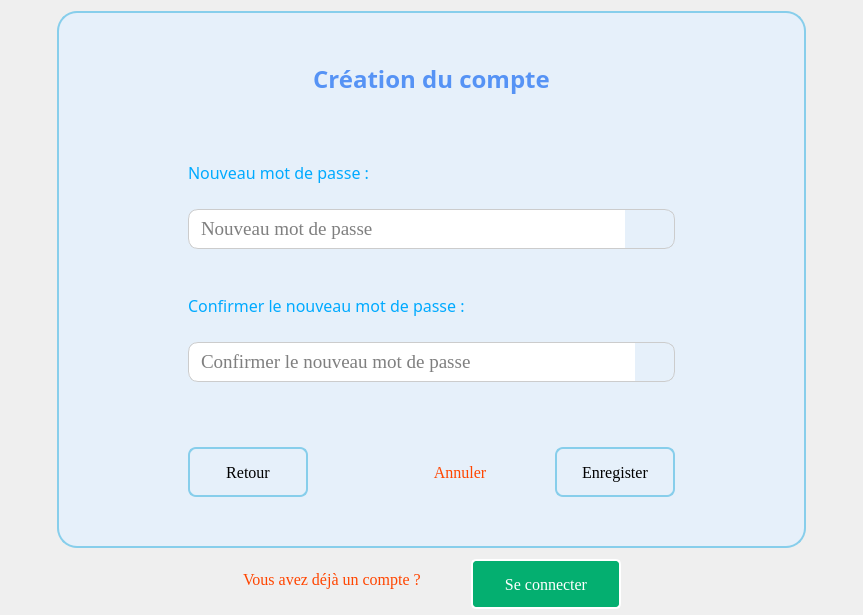
          <widget class="QWidget" name="page_3">
           <layout class="QGridLayout" name="gridLayout_5">
            <item row="0" column="1">
             <widget class="QFrame" name="frame_4">
              <property name="sizePolicy">
               <sizepolicy hsizetype="Expanding" vsizetype="Preferred">
                <horstretch>0</horstretch>
                <verstretch>0</verstretch>
               </sizepolicy>
              </property>
              <property name="styleSheet">
               <string notr="true">QFrame {
border : 2px solid skyblue;
background-color : #E6F0FA;
border-radius : 20px;
padding-left : 120px;
padding-right : 120px;
}</string>
              </property>
              <property name="frameShape">
               <enum>QFrame::Shape::StyledPanel</enum>
              </property>
              <property name="frameShadow">
               <enum>QFrame::Shadow::Raised</enum>
              </property>
              <layout class="QGridLayout" name="gridLayout_7">
               <property name="horizontalSpacing">
                <number>0</number>
               </property>
               <property name="verticalSpacing">
                <number>25</number>
               </property>
               <item row="7" column="0" colspan="2">
                <widget class="QLineEdit" name="creerConfirmerMdp">
                 <property name="sizePolicy">
                  <sizepolicy hsizetype="Expanding" vsizetype="Expanding">
                   <horstretch>0</horstretch>
                   <verstretch>0</verstretch>
                  </sizepolicy>
                 </property>
                 <property name="minimumSize">
                  <size>
                   <width>100</width>
                   <height>40</height>
                  </size>
                 </property>
                 <property name="maximumSize">
                  <size>
                   <width>16777215</width>
                   <height>40</height>
                  </size>
                 </property>
                 <property name="font">
                  <font>
                   <family>Times New Roman</family>
                   <pointsize>14</pointsize>
                  </font>
                 </property>
                 <property name="styleSheet">
                  <string notr="true">QLineEdit {
  border: 1px solid #ccc;
border-top-left-radius : 10px;
border-bottom-left-radius : 10px;
border-right: none;
padding-left : 10px;
}
QLineEdit:focus {
background-color : white;
border : 1px solid #a5a5a5;
}</string>
                 </property>
                 <property name="maxLength">
                  <number>12</number>
                 </property>
                 <property name="echoMode">
                  <enum>QLineEdit::EchoMode::Password</enum>
                 </property>
                 <property name="placeholderText">
                  <string>Confirmer le nouveau mot de passe</string>
                 </property>
                </widget>
               </item>
               <item row="4" column="0">
                <widget class="QLineEdit" name="creerNouveauMdp">
                 <property name="sizePolicy">
                  <sizepolicy hsizetype="Expanding" vsizetype="Expanding">
                   <horstretch>0</horstretch>
                   <verstretch>0</verstretch>
                  </sizepolicy>
                 </property>
                 <property name="minimumSize">
                  <size>
                   <width>100</width>
                   <height>40</height>
                  </size>
                 </property>
                 <property name="maximumSize">
                  <size>
                   <width>16777215</width>
                   <height>40</height>
                  </size>
                 </property>
                 <property name="font">
                  <font>
                   <family>Times New Roman</family>
                   <pointsize>14</pointsize>
                  </font>
                 </property>
                 <property name="styleSheet">
                  <string notr="true">QLineEdit {
  border: 1px solid #ccc;
border-top-left-radius : 10px;
border-bottom-left-radius : 10px;
border-right: none;
padding-left : 10px;
}
QLineEdit:focus {
background-color : white;
border : 1px solid #a5a5a5;
}</string>
                 </property>
                 <property name="maxLength">
                  <number>12</number>
                 </property>
                 <property name="echoMode">
                  <enum>QLineEdit::EchoMode::Password</enum>
                 </property>
                 <property name="placeholderText">
                  <string>Nouveau mot de passe</string>
                 </property>
                </widget>
               </item>
               <item row="10" column="0">
                <spacer name="verticalSpacer_15">
                 <property name="orientation">
                  <enum>Qt::Orientation::Vertical</enum>
                 </property>
                 <property name="sizeType">
                  <enum>QSizePolicy::Policy::Preferred</enum>
                 </property>
                 <property name="sizeHint" stdset="0">
                  <size>
                   <width>20</width>
                   <height>40</height>
                  </size>
                 </property>
                </spacer>
               </item>
               <item row="3" column="0">
                <widget class="QLabel" name="label_16">
                 <property name="sizePolicy">
                  <sizepolicy hsizetype="Fixed" vsizetype="Fixed">
                   <horstretch>0</horstretch>
                   <verstretch>0</verstretch>
                  </sizepolicy>
                 </property>
                 <property name="font">
                  <font>
                   <family>Calisto MT</family>
                   <pointsize>12</pointsize>
                  </font>
                 </property>
                 <property name="styleSheet">
                  <string notr="true">border : none;
color: #00aaff;
padding : 0px;</string>
                 </property>
                 <property name="text">
                  <string>Nouveau mot de passe :</string>
                 </property>
                </widget>
               </item>
               <item row="6" column="0">
                <widget class="QLabel" name="label_14">
                 <property name="sizePolicy">
                  <sizepolicy hsizetype="Fixed" vsizetype="Fixed">
                   <horstretch>0</horstretch>
                   <verstretch>0</verstretch>
                  </sizepolicy>
                 </property>
                 <property name="font">
                  <font>
                   <family>Calisto MT</family>
                   <pointsize>12</pointsize>
                  </font>
                 </property>
                 <property name="styleSheet">
                  <string notr="true">border : none;
color: #00aaff;
padding : 0px;</string>
                 </property>
                 <property name="text">
                  <string>Confirmer le nouveau mot de passe :</string>
                 </property>
                </widget>
               </item>
               <item row="9" column="0" colspan="3">
                <layout class="QHBoxLayout" name="horizontalLayout_13">
                 <property name="spacing">
                  <number>0</number>
                 </property>
                 <property name="leftMargin">
                  <number>0</number>
                 </property>
                 <property name="topMargin">
                  <number>0</number>
                 </property>
                 <property name="rightMargin">
                  <number>0</number>
                 </property>
                 <property name="bottomMargin">
                  <number>0</number>
                 </property>
                 <item alignment="Qt::AlignmentFlag::AlignLeft">
                  <widget class="QPushButton" name="btnRetour2">
                   <property name="sizePolicy">
                    <sizepolicy hsizetype="Fixed" vsizetype="Fixed">
                     <horstretch>0</horstretch>
                     <verstretch>0</verstretch>
                    </sizepolicy>
                   </property>
                   <property name="minimumSize">
                    <size>
                     <width>120</width>
                     <height>50</height>
                    </size>
                   </property>
                   <property name="maximumSize">
                    <size>
                     <width>120</width>
                     <height>60</height>
                    </size>
                   </property>
                   <property name="font">
                    <font>
                     <family>Georgia</family>
                     <pointsize>12</pointsize>
                    </font>
                   </property>
                   <property name="styleSheet">
                    <string notr="true">QPushButton {
    background: qlineargradient(x1:0, y1:0, x2:0, y2:1,
                                stop:0 #00aaff, stop:1 #f0f0f0);
    border: 2px solid skyblue;
    border-radius: 8px;
    padding: 5px;
    color: black;
}

QPushButton:hover {
    background: qlineargradient(x1:0, y1:0, x2:0, y2:1,
                                stop:0 #f0f0f0, stop:1 #00aaff);
    border: 2px solid skyblue;
}

QPushButton:pressed {
    background: qlineargradient(x1:0, y1:0, x2:0, y2:1,
                                stop:0 #f0f0f0, stop:1 #0080ff);
    border: 2px solid teal;
}</string>
                   </property>
                   <property name="text">
                    <string>Retour</string>
                   </property>
                   <property name="icon">
                    <iconset resource="ressources/icons.qrc">
                     <normaloff>:/icons/retour.png</normaloff>:/icons/retour.png</iconset>
                   </property>
                   <property name="iconSize">
                    <size>
                     <width>20</width>
                     <height>20</height>
                    </size>
                   </property>
                  </widget>
                 </item>
                 <item>
                  <spacer name="horizontalSpacer_4">
                   <property name="orientation">
                    <enum>Qt::Orientation::Horizontal</enum>
                   </property>
                   <property name="sizeHint" stdset="0">
                    <size>
                     <width>40</width>
                     <height>20</height>
                    </size>
                   </property>
                  </spacer>
                 </item>
                 <item>
                  <widget class="QPushButton" name="btnAnnuler2">
                   <property name="sizePolicy">
                    <sizepolicy hsizetype="Fixed" vsizetype="Fixed">
                     <horstretch>0</horstretch>
                     <verstretch>0</verstretch>
                    </sizepolicy>
                   </property>
                   <property name="minimumSize">
                    <size>
                     <width>150</width>
                     <height>50</height>
                    </size>
                   </property>
                   <property name="maximumSize">
                    <size>
                     <width>150</width>
                     <height>60</height>
                    </size>
                   </property>
                   <property name="font">
                    <font>
                     <family>Georgia</family>
                     <pointsize>12</pointsize>
                    </font>
                   </property>
                   <property name="styleSheet">
                    <string notr="true">QPushButton {
border : none;
color : orangered;
background-color : #E6F0FA;
}
QPushButton:hover {
text-decoration : underline;
}</string>
                   </property>
                   <property name="text">
                    <string>Annuler</string>
                   </property>
                   <property name="iconSize">
                    <size>
                     <width>20</width>
                     <height>20</height>
                    </size>
                   </property>
                  </widget>
                 </item>
                 <item>
                  <spacer name="horizontalSpacer_17">
                   <property name="orientation">
                    <enum>Qt::Orientation::Horizontal</enum>
                   </property>
                   <property name="sizeType">
                    <enum>QSizePolicy::Policy::Preferred</enum>
                   </property>
                   <property name="sizeHint" stdset="0">
                    <size>
                     <width>20</width>
                     <height>20</height>
                    </size>
                   </property>
                  </spacer>
                 </item>
                 <item>
                  <widget class="QPushButton" name="btnEnregistrer">
                   <property name="enabled">
                    <bool>true</bool>
                   </property>
                   <property name="sizePolicy">
                    <sizepolicy hsizetype="Fixed" vsizetype="Fixed">
                     <horstretch>0</horstretch>
                     <verstretch>0</verstretch>
                    </sizepolicy>
                   </property>
                   <property name="minimumSize">
                    <size>
                     <width>120</width>
                     <height>50</height>
                    </size>
                   </property>
                   <property name="maximumSize">
                    <size>
                     <width>150</width>
                     <height>50</height>
                    </size>
                   </property>
                   <property name="font">
                    <font>
                     <family>Georgia</family>
                     <pointsize>12</pointsize>
                    </font>
                   </property>
                   <property name="styleSheet">
                    <string notr="true">QPushButton {
    background: qlineargradient(x1:0, y1:0, x2:0, y2:1,
                                stop:0 #00aaff, stop:1 #f0f0f0);
    border: 2px solid skyblue;
    border-radius: 8px;
    padding: 5px;
    color: black;
}

QPushButton:hover {
    background: qlineargradient(x1:0, y1:0, x2:0, y2:1,
                                stop:0 #f0f0f0, stop:1 #00aaff);
    border: 2px solid skyblue;
}

QPushButton:pressed {
    background: qlineargradient(x1:0, y1:0, x2:0, y2:1,
                                stop:0 #f0f0f0, stop:1 #0080ff);
    border: 2px solid teal;
}</string>
                   </property>
                   <property name="text">
                    <string>Enregister</string>
                   </property>
                   <property name="icon">
                    <iconset theme="QIcon::ThemeIcon::DocumentSave"/>
                   </property>
                   <property name="iconSize">
                    <size>
                     <width>20</width>
                     <height>20</height>
                    </size>
                   </property>
                  </widget>
                 </item>
                </layout>
               </item>
               <item row="0" column="0">
                <spacer name="verticalSpacer_5">
                 <property name="orientation">
                  <enum>Qt::Orientation::Vertical</enum>
                 </property>
                 <property name="sizeType">
                  <enum>QSizePolicy::Policy::Preferred</enum>
                 </property>
                 <property name="sizeHint" stdset="0">
                  <size>
                   <width>20</width>
                   <height>40</height>
                  </size>
                 </property>
                </spacer>
               </item>
               <item row="1" column="0" colspan="3">
                <widget class="QLabel" name="label_162">
                 <property name="sizePolicy">
                  <sizepolicy hsizetype="Preferred" vsizetype="Fixed">
                   <horstretch>0</horstretch>
                   <verstretch>0</verstretch>
                  </sizepolicy>
                 </property>
                 <property name="font">
                  <font>
                   <family>Calisto MT</family>
                   <pointsize>18</pointsize>
                   <bold>true</bold>
                  </font>
                 </property>
                 <property name="styleSheet">
                  <string notr="true">color: #5693f5;
border : none;</string>
                 </property>
                 <property name="text">
                  <string>Création du compte</string>
                 </property>
                 <property name="textFormat">
                  <enum>Qt::TextFormat::AutoText</enum>
                 </property>
                 <property name="alignment">
                  <set>Qt::AlignmentFlag::AlignCenter</set>
                 </property>
                 <property name="margin">
                  <number>10</number>
                 </property>
                </widget>
               </item>
               <item row="4" column="1" colspan="2">
                <widget class="QPushButton" name="btnNouveauMdp">
                 <property name="sizePolicy">
                  <sizepolicy hsizetype="Preferred" vsizetype="Preferred">
                   <horstretch>0</horstretch>
                   <verstretch>0</verstretch>
                  </sizepolicy>
                 </property>
                 <property name="minimumSize">
                  <size>
                   <width>50</width>
                   <height>0</height>
                  </size>
                 </property>
                 <property name="maximumSize">
                  <size>
                   <width>50</width>
                   <height>16777215</height>
                  </size>
                 </property>
                 <property name="styleSheet">
                  <string notr="true">border: 1px solid #ccc;
border-top-right-radius : 10px;
border-bottom-right-radius : 10px;
border-left : none;
</string>
                 </property>
                 <property name="text">
                  <string/>
                 </property>
                 <property name="icon">
                  <iconset resource="ressources/icons.qrc">
                   <normaloff>:/icons/voir.svg</normaloff>:/icons/voir.svg</iconset>
                 </property>
                 <property name="iconSize">
                  <size>
                   <width>25</width>
                   <height>25</height>
                  </size>
                 </property>
                </widget>
               </item>
               <item row="8" column="0">
                <spacer name="verticalSpacer_13">
                 <property name="orientation">
                  <enum>Qt::Orientation::Vertical</enum>
                 </property>
                 <property name="sizeType">
                  <enum>QSizePolicy::Policy::Expanding</enum>
                 </property>
                 <property name="sizeHint" stdset="0">
                  <size>
                   <width>20</width>
                   <height>40</height>
                  </size>
                 </property>
                </spacer>
               </item>
               <item row="2" column="0">
                <spacer name="verticalSpacer_3">
                 <property name="orientation">
                  <enum>Qt::Orientation::Vertical</enum>
                 </property>
                 <property name="sizeType">
                  <enum>QSizePolicy::Policy::Expanding</enum>
                 </property>
                 <property name="sizeHint" stdset="0">
                  <size>
                   <width>20</width>
                   <height>40</height>
                  </size>
                 </property>
                </spacer>
               </item>
               <item row="5" column="0">
                <spacer name="verticalSpacer_12">
                 <property name="orientation">
                  <enum>Qt::Orientation::Vertical</enum>
                 </property>
                 <property name="sizeType">
                  <enum>QSizePolicy::Policy::Fixed</enum>
                 </property>
                 <property name="sizeHint" stdset="0">
                  <size>
                   <width>20</width>
                   <height>20</height>
                  </size>
                 </property>
                </spacer>
               </item>
               <item row="7" column="2">
                <widget class="QPushButton" name="btnConfirmerMdp">
                 <property name="sizePolicy">
                  <sizepolicy hsizetype="Preferred" vsizetype="Preferred">
                   <horstretch>0</horstretch>
                   <verstretch>0</verstretch>
                  </sizepolicy>
                 </property>
                 <property name="minimumSize">
                  <size>
                   <width>40</width>
                   <height>0</height>
                  </size>
                 </property>
                 <property name="maximumSize">
                  <size>
                   <width>50</width>
                   <height>16777215</height>
                  </size>
                 </property>
                 <property name="styleSheet">
                  <string notr="true">border: 1px solid #ccc;
border-top-right-radius : 10px;
border-bottom-right-radius : 10px;
border-left : none;
</string>
                 </property>
                 <property name="text">
                  <string/>
                 </property>
                 <property name="icon">
                  <iconset resource="ressources/icons.qrc">
                   <normaloff>:/icons/voir.svg</normaloff>:/icons/voir.svg</iconset>
                 </property>
                 <property name="iconSize">
                  <size>
                   <width>25</width>
                   <height>25</height>
                  </size>
                 </property>
                </widget>
               </item>
              </layout>
             </widget>
            </item>
            <item row="0" column="0">
             <spacer name="horizontalSpacer_6">
              <property name="orientation">
               <enum>Qt::Orientation::Horizontal</enum>
              </property>
              <property name="sizeHint" stdset="0">
               <size>
                <width>40</width>
                <height>20</height>
               </size>
              </property>
             </spacer>
            </item>
            <item row="0" column="2">
             <spacer name="horizontalSpacer_11">
              <property name="orientation">
               <enum>Qt::Orientation::Horizontal</enum>
              </property>
              <property name="sizeHint" stdset="0">
               <size>
                <width>40</width>
                <height>20</height>
               </size>
              </property>
             </spacer>
            </item>
            <item row="1" column="0" colspan="3">
             <layout class="QHBoxLayout" name="horizontalLayout_16">
              <property name="spacing">
               <number>50</number>
              </property>
              <property name="leftMargin">
               <number>50</number>
              </property>
              <property name="topMargin">
               <number>0</number>
              </property>
              <property name="rightMargin">
               <number>50</number>
              </property>
              <property name="bottomMargin">
               <number>0</number>
              </property>
              <item>
               <spacer name="horizontalSpacer_18">
                <property name="orientation">
                 <enum>Qt::Orientation::Horizontal</enum>
                </property>
                <property name="sizeHint" stdset="0">
                 <size>
                  <width>40</width>
                  <height>20</height>
                 </size>
                </property>
               </spacer>
              </item>
              <item>
               <widget class="QLabel" name="label_9">
                <property name="font">
                 <font>
                  <family>Georgia</family>
                  <pointsize>12</pointsize>
                 </font>
                </property>
                <property name="styleSheet">
                 <string notr="true">color : orangered;</string>
                </property>
                <property name="text">
                 <string>Vous avez déjà un compte ?</string>
                </property>
               </widget>
              </item>
              <item>
               <widget class="QPushButton" name="btnSeConnecter3">
                <property name="enabled">
                 <bool>true</bool>
                </property>
                <property name="sizePolicy">
                 <sizepolicy hsizetype="Fixed" vsizetype="Fixed">
                  <horstretch>0</horstretch>
                  <verstretch>0</verstretch>
                 </sizepolicy>
                </property>
                <property name="minimumSize">
                 <size>
                  <width>150</width>
                  <height>50</height>
                 </size>
                </property>
                <property name="maximumSize">
                 <size>
                  <width>16777215</width>
                  <height>40</height>
                 </size>
                </property>
                <property name="font">
                 <font>
                  <family>Georgia</family>
                  <pointsize>12</pointsize>
                 </font>
                </property>
                <property name="styleSheet">
                 <string notr="true">QPushButton {
    background: #04af70;
    border: 2px solid white;
    border-radius: 5px;
    padding: 10px;
    color: white;
}

QPushButton:hover {
    background: #039660;
}

QPushButton:pressed {
    background: #037d50;
} </string>
                </property>
                <property name="text">
                 <string>Se connecter</string>
                </property>
                <property name="iconSize">
                 <size>
                  <width>20</width>
                  <height>20</height>
                 </size>
                </property>
               </widget>
              </item>
              <item>
               <spacer name="horizontalSpacer_24">
                <property name="orientation">
                 <enum>Qt::Orientation::Horizontal</enum>
                </property>
                <property name="sizeHint" stdset="0">
                 <size>
                  <width>40</width>
                  <height>20</height>
                 </size>
                </property>
               </spacer>
              </item>
             </layout>
            </item>
           </layout>
          </widget>
